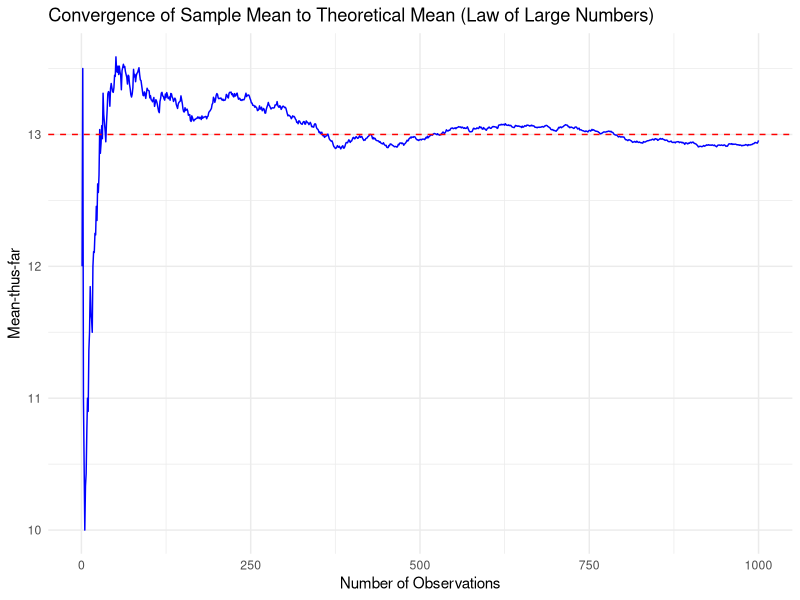
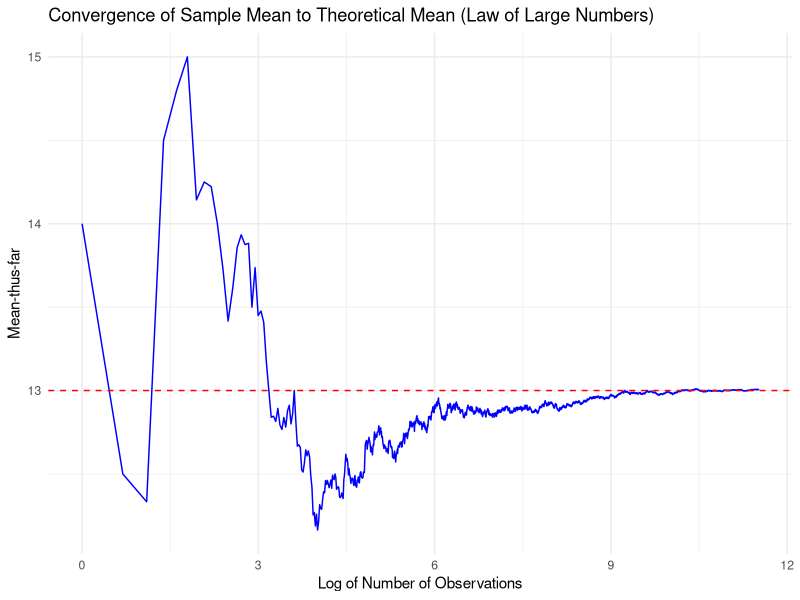
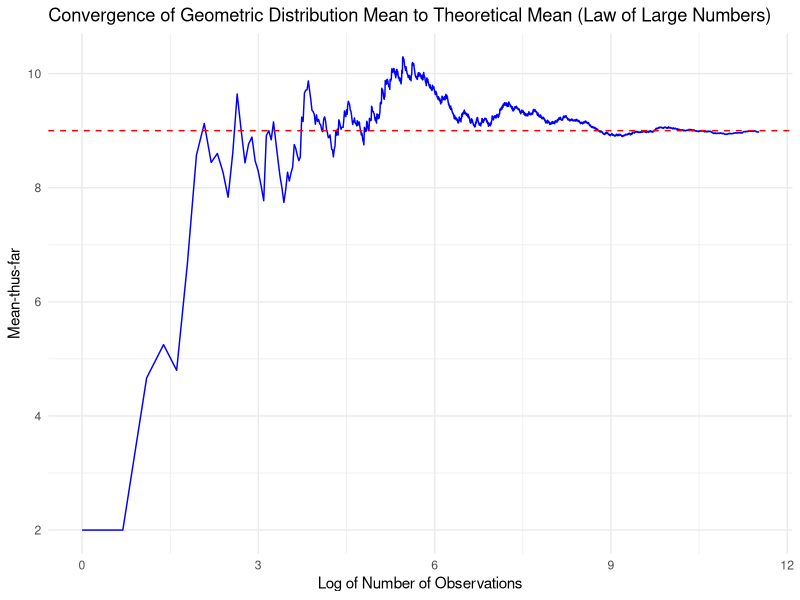
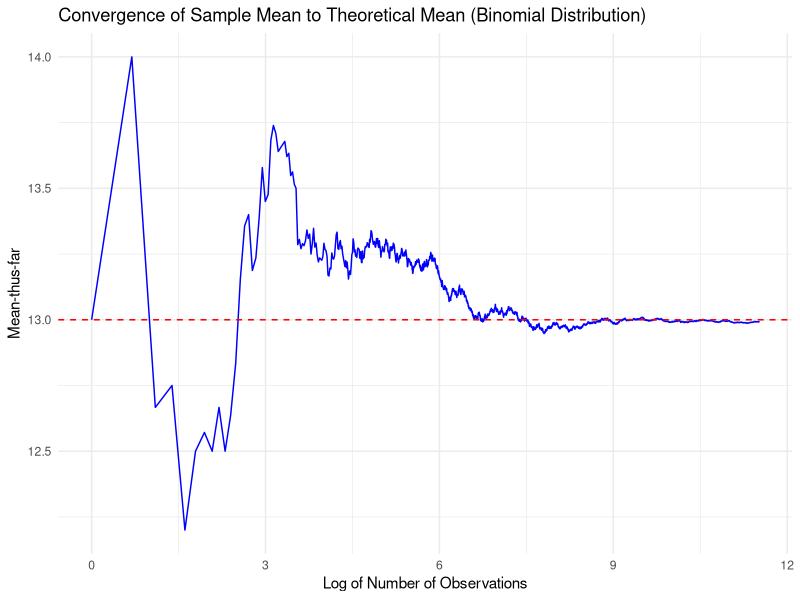
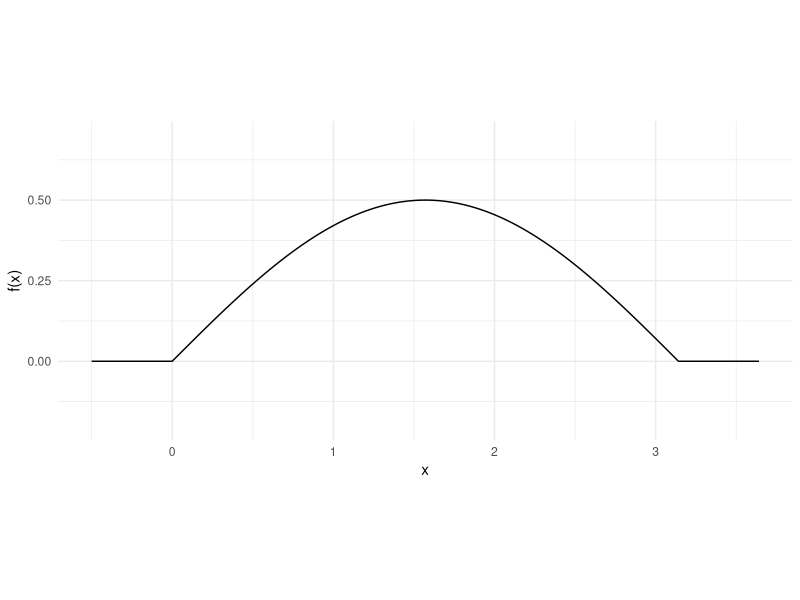

The R script that drew these images, in order:
## ---- chunk 1
knitr::opts_chunk$set(echo=T,eval=T,message=F,warning=F,fig.align='center')
library(tidyverse)
## ---- chunk 2
distance = function(x1, x2, y1, y2, z1, z2) {
  
  return(sqrt((x2-x1)^2 + (y2-y1)^2 + (z2-z1)^2))
}

## ---- chunk 3
lx = 5
ly = 10
lz = 20

NMC <- 10000;
results <- rep( 0, NMC );

for( i in 1:NMC) {
  
  x1 = runif(1, 0, lx)
  y1 = runif(1, 0, ly)
  z1 = runif(1, 0, lz)
  
  x2 = runif(1, 0, lx)
  y2 = runif(1, 0, ly)
  z2 = runif(1, 0, lz)
  
  results[i] <- distance(x1, x2, y1, y2, z1, z2);
}

sum( results )/NMC

## ---- chunk 4
triangle_area = function(x1, y1, x2, y2, x3, y3) {
  
  return(1/2 * abs(x1*(y2-y3) + x2*(y3-y1) + x3*(y1-y2)))
}
## ---- chunk 5
NMC <- 10000;
results <- rep( 0, NMC );

for( i in 1:NMC) {
  
  theta1 = runif(1, 0, 2*pi)
  theta2 = runif(1, 0, 2*pi)
  theta3 = runif(1, 0, 2*pi)
  
  x1 = cos(theta1)
  y1 = sin(theta1)
  x2 = cos(theta2)
  y2 = sin(theta2)
  x3 = cos(theta3)
  y3 = sin(theta3)
  
  results[i] <- triangle_area(x1, y1, x2, y2, x3, y3);
}

sum( results )/NMC
## ---- chunk 6
perimeter = function(x1, y1, x2, y2, x3, y3) {
  
  return(sqrt((x2-x1)^2 + (y2-y1)^2) + sqrt((x3-x2)^2 + (y3-y2)^2) + sqrt((x1-x3)^2 + (y1-y3)^2))
}

## ---- chunk 7
NMC <- 10000;
results <- rep( 0, NMC );

for( i in 1:NMC) {
  
  theta1 = runif(1, 0, 2*pi)
  theta2 = runif(1, 0, 2*pi)
  theta3 = runif(1, 0, 2*pi)
  
  x1 = cos(theta1)
  y1 = sin(theta1)
  x2 = cos(theta2)
  y2 = sin(theta2)
  x3 = cos(theta3)
  y3 = sin(theta3)
  
  results[i] <- perimeter(x1, y1, x2, y2, x3, y3);
}

sum( results )/NMC
## ---- chunk 8
random_standard_norm = function(x1, y1, x2, y2) {
  
  return(sqrt((x2-x1)^2 + (y2-y1)^2))
}
## ---- chunk 9
NMC <- 10000;
results <- rep( 0, NMC );

for( i in 1:NMC) {
  
  x1 = rnorm(1)
  y1 = rnorm(1)
  
  x2 = rnorm(1)
  y2 = rnorm(1)
  
  results[i] <- random_standard_norm(x1, y1, x2, y2);
}

sum( results )/NMC
## ---- chunk 10
len = 1000
index_col <- 1:len
poasson <- rpois(len, 13)
cumulative = cumsum(poasson) / index_col

df <- data.frame(Index = index_col, Poasson = poasson, Cumulative = cumulative)
print(df)
## ---- chunk 11
# Create the line plot
ggplot(df, aes(x = index_col, y = cumulative)) +
  geom_line(color = "blue") +                     # Plot xbar vs n in blue
  geom_hline(yintercept = 13, color = "red", linetype = "dashed") +  # Add a red dashed line at the theoretical mean (13)
  labs(title = "Convergence of Sample Mean to Theoretical Mean (Law of Large Numbers)",
       x = "Number of Observations",
       y = "Mean-thus-far") +
  theme_minimal()
## ---- chunk 12
len = 100000
index_col <- 1:len
poasson <- rpois(len, 13)
cumulative = cumsum(poasson) / index_col

df <- data.frame(Index = index_col, Poasson = poasson, Cumulative = cumulative)
#print(df)
## ---- chunk 13
# Create the line plot
ggplot(df, aes(x = log(index_col), y = cumulative)) +
  geom_line(color = "blue") +                     # Plot xbar vs n in blue
  geom_hline(yintercept = 13, color = "red", linetype = "dashed") +  # Add a red dashed line at the theoretical mean (13)
  labs(title = "Convergence of Sample Mean to Theoretical Mean (Law of Large Numbers)",
       x = "Log of Number of Observations",
       y = "Mean-thus-far") +
  theme_minimal()
## ---- chunk 14
# Set the new random variable parameters
len = 100000
p = 0.1  # Probability of success for Geometric distribution
expected_value = (1-p) / p  # Expected value for Geometric(p)

# Generate geometric random variables
index_col <- 1:len
geometric <- rgeom(len, p)
cumulative = cumsum(geometric) / index_col

# Create a data frame
df <- data.frame(Index = index_col, Geometric = geometric, Cumulative = cumulative)

# Plot the line plot with log-scale x-axis
ggplot(df, aes(x = log(index_col), y = cumulative)) +
  geom_line(color = "blue") +  # Plot cumulative mean
  geom_hline(yintercept = expected_value, color = "red", linetype = "dashed") +  # Add red line at the theoretical mean (10)
  labs(title = "Convergence of Geometric Distribution Mean to Theoretical Mean (Law of Large Numbers)",
       x = "Log of Number of Observations",
       y = "Mean-thus-far") +
  theme_minimal()

## ---- chunk 15
# Set parameters for Binomial random variable
len = 100000
n_trials = 20
p_success = 0.65
expected_value = n_trials * p_success  # E(X) = 13

# Generate 100,000 Binomial observations
index_col <- 1:len
binomial <- rbinom(len, n_trials, p_success)
cumulative = cumsum(binomial) / index_col

# Create the data frame
df <- data.frame(Index = index_col, Binomial = binomial, Cumulative = cumulative)

# Create the line plot
ggplot(df, aes(x = log(index_col), y = cumulative)) +
  geom_line(color = "blue") +                     # Plot xbar vs n in blue
  geom_hline(yintercept = expected_value, color = "red", linetype = "dashed") +  # Add a red dashed line at the expected mean (13)
  labs(title = "Convergence of Sample Mean to Theoretical Mean (Binomial Distribution)",
       x = "Log of Number of Observations",
       y = "Mean-thus-far") +
  theme_minimal()

## ---- chunk 16
mean_billy = 80
sd_billy = 0.5
total = 241
NMC <- 10000

total_width <- replicate(NMC, sum(rnorm(3, mean = mean_billy, sd = sd_billy)))

estimated_mean = mean(total_width)
estimated_sd = sd(total_width)

estimated_mean
estimated_sd
## ---- chunk 17

bigger <- mean(total_width <= total)

bigger

bigger2 <- total_width <= total #check

sum(bigger2) / NMC

## ---- chunk 18
qnorm(0.99, 3*mean_billy, sqrt(3)*sd_billy)

## ---- chunk 19
mean_goat = 79
mean_gruff = 81
sd_goat = 0.25
sd_gruff = 0.6

total_mean = mean_billy + mean_goat + mean_gruff

total_sd = sqrt(sd_billy + sd_goat + sd_gruff)

pnorm(total, total_mean, total_sd)

## ---- chunk 20
# The scoring function is provided for you. 
# You can feed it a single width or a vector of widths
score <- function(width){
  scores <- rep(0, length(width))
  scores[width<=241] <- width[width<=241]/241*100 
  return(mean(scores))
}
## ---- chunk 21
# Set the seed for reproducibility
set.seed(123)

# Number of simulations
n_sim <- 100000

# Wall width
wall_width <- 241

# Mean and standard deviation for each bookcase
mean_billy <- 80
sd_billy <- 0.5
mean_goat <- 79
sd_goat <- 0.25
mean_gruff <- 81
sd_gruff <- 0.6

# Scoring function
score <- function(width){
  scores <- rep(0, length(width))
  scores[width <= 241] <- width[width <= 241] / 241 * 100
  return(mean(scores))
}

# Simulate the total width for different combinations of bookcases
simulate_total_width <- function(billys, goats, gruffs, n_sim) {
  total_width <- replicate(n_sim, 
                           sum(c(rnorm(billys, mean_billy, sd_billy),
                                 rnorm(goats, mean_goat, sd_goat),
                                 rnorm(gruffs, mean_gruff, sd_gruff))))
  return(total_width)
}

# Test different combinations of Billys, Goats, and Gruffs
combinations <- list(
  "3 Billys" = c(3, 0, 0),
  "2 Billys + 1 Goat" = c(2, 1, 0),
  "2 Billys + 1 Gruff" = c(2, 0, 1),
  "1 Billy + 2 Goats" = c(1, 2, 0),
  "1 Billy + 2 Gruffs" = c(1, 0, 2),
  "1 Billy + 1 Goat + 1 Gruff" = c(1, 1, 1),
  "3 Goats" = c(0, 3, 0),
  "3 Gruffs" = c(0, 0, 3),
  "2 Goats + 1 Gruff" = c(0, 2, 1)
)

# Evaluate the expected score for each combination
expected_scores <- sapply(combinations, function(comb) {
  total_width <- simulate_total_width(comb[1], comb[2], comb[3], n_sim)
  score(total_width)
})

# Output the expected scores for each combination
expected_scores

# Find the combination with the highest expected score
best_combination <- names(which.max(expected_scores))
cat("The combination with the highest expected score is:", best_combination, "\n")
cat("Expected score:", max(expected_scores), "\n")
## ---- chunk 22
# here we define a *vectorized* function to evaluate the density of X
pdf_x = function(x) {
  # ifelse is like a function version of an if statement.
  # We use it here to ensure that pdf_x can operate directly on vectors.
  return(ifelse(0<=x & x<=pi , .5*sin(x) , 0 ))
}

# showing the PDF in a plot
ggplot() + geom_function(fun=pdf_x, n=10001) + 
  coord_fixed(ratio=2) + theme_minimal() + 
  xlim(c(-.5,pi+.5)) + ylim(-.2,.7) + labs(x="x", y="f(x)")
## ---- chunk 23
# complete the function
rx = function(n) {
  # TODO: code goes here
}

# The histogram should look like the PDF we plotted above.
# Un-comment the following lines of code and check it looks correct

#hist(rx(1000), probability=TRUE)
#lines(x=seq(0,pi,.01), y=pdf_x(seq(0,pi,.01)), col='red')
